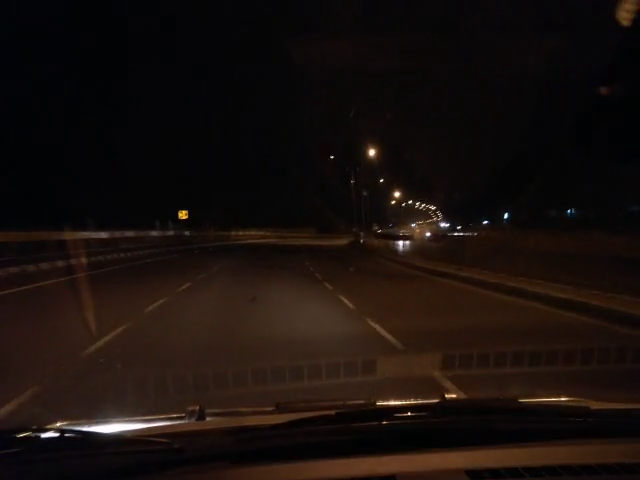
#> input picture frame 128 of LINE DETECTION/road3.mp4, 640 x 480 px
$ python test1.py
#> lines starting #> are read from the running program, lines starting #| are printed output that depends on the picture; after the words box and inside, x2 and y2 are one past the last pixel; in counts of white or black regions, pixels touching at a corner belong together
import cv2
import numpy as np
import matplotlib.pyplot as plt
import math
# from sklearn.cluster import DBSCAN
# from sklearn.preprocessing import MinMaxScaler
# from collections import defaultdict
from scipy.linalg import block_diag
import time
# from __future__ import division
class LaneTracker:
    def __init__(self, n_lanes, proc_noise_scale, meas_noise_scale, process_cov_parallel=0, proc_noise_type='white'):
#> called with n_lanes = 2, proc_noise_scale = 0.1, meas_noise_scale = 15, process_cov_parallel = 0, proc_noise_type = 'white'
        self.n_lanes = n_lanes
        self.meas_size = 4 * self.n_lanes
        self.state_size = self.meas_size * 2
        self.contr_size = 0

        self.kf = cv2.KalmanFilter(self.state_size, self.meas_size, self.contr_size)
        self.kf.transitionMatrix = np.eye(self.state_size, dtype=np.float32)
        self.kf.measurementMatrix = np.zeros((self.meas_size, self.state_size), np.float32)
        for i in range(self.meas_size):
            self.kf.measurementMatrix[i, i*2] = 1

        if proc_noise_type == 'white':
            block = np.matrix([[0.25, 0.5],
                               [0.5, 1.]], dtype=np.float32)
            self.kf.processNoiseCov = block_diag(*([block] * self.meas_size)) * proc_noise_scale
        if proc_noise_type == 'identity':
            self.kf.processNoiseCov = np.eye(self.state_size, dtype=np.float32) * proc_noise_scale
        for i in range(0, self.meas_size, 2):
            for j in range(1, self.n_lanes):
                self.kf.processNoiseCov[i, i+(j*8)] = process_cov_parallel
                self.kf.processNoiseCov[i+(j*8), i] = process_cov_parallel

        self.kf.measurementNoiseCov = np.eye(self.meas_size, dtype=np.float32) * meas_noise_scale

        self.kf.errorCovPre = np.eye(self.state_size)

        self.meas = np.zeros((self.meas_size, 1), np.float32)
        self.state = np.zeros((self.state_size, 1), np.float32)

        self.first_detected = False

    def _update_dt(self, dt):
        for i in range(0, self.state_size, 2):
            self.kf.transitionMatrix[i, i+1] = dt

    def _first_detect(self, lanes):
        for l, i in zip(lanes, range(0, self.state_size, 8)):
            self.state[i:i+8:2, 0] = l
        self.kf.statePost = self.state
        self.first_detected = True

    def update(self, lanes):
        if self.first_detected:
            for l, i in zip(lanes, range(0, self.meas_size, 4)):
                if l is not None:
                    self.meas[i:i+4, 0] = l
            self.kf.correct(self.meas)
        else:
            if lanes.count(None) == 0:
                self._first_detect(lanes)

    def predict(self, dt):
        if self.first_detected:
            self._update_dt(dt)
            state = self.kf.predict()
            lanes = []
            for i in range(0, len(state), 8):
                lanes.append((state[i], state[i+2], state[i+4], state[i+6]))
            return lanes
        else:
            return None
class LaneDetector:
    def __init__(self, road_horizon, prob_hough=True):
        self.prob_hough = prob_hough
        self.vote = 50
        self.roi_theta = 0.3
        self.road_horizon = road_horizon

    # [16 lines left out: function _standard_hough, not called in this run]

    def _base_distance(self, x1, y1, x2, y2, width):
        # compute the point where the give line crosses the base of the frame
        # return distance of that point from center of the frame
        if x2 == x1:
            return (width*0.5) - x1
        m = (y2-y1)/(x2-x1)
        c = y1 - m*x1
        base_cross = -c/m
        return (width*0.5) - base_cross

    def _scale_line(self, x1, y1, x2, y2, frame_height):
        # scale the farthest point of the segment to be on the drawing horizon
        if x1 == x2:
            if y1 < y2:
                y1 = self.road_horizon
                y2 = frame_height
                return x1, y1, x2, y2
            else:
                y2 = self.road_horizon
                y1 = frame_height
                return x1, y1, x2, y2
        if y1 < y2:
            m = (y1-y2)/(x1-x2)
            x1 = ((self.road_horizon-y1)/m) + x1
            y1 = self.road_horizon
            x2 = ((frame_height-y2)/m) + x2
            y2 = frame_height
        else:
            m = (y2-y1)/(x2-x1)
            x2 = ((self.road_horizon-y2)/m) + x2
            y2 = self.road_horizon
            x1 = ((frame_height-y1)/m) + x1
            y1 = frame_height
        return x1, y1, x2, y2

    def detect(self, frame):
        img = cv2.cvtColor(frame, cv2.COLOR_BGR2GRAY)

        roiy_end = frame.shape[0]
        roix_end = frame.shape[1]
        roi = img[self.road_horizon:roiy_end, 0:roix_end]
        cv2.imshow("sdf", roi)
        blur = cv2.medianBlur(roi, 5)
        contours = cv2.Canny(blur, 60, 120)
        cv2.imshow("ascs", contours)

        if self.prob_hough:
            lines = cv2.HoughLinesP(contours, 1, np.pi/180, self.vote, minLineLength=30, maxLineGap=100)
        else:
            lines = self.standard_hough(contours, self.vote)

        if lines is not None:
            # find nearest lines to center
            lines = lines+np.array([0, self.road_horizon, 0, self.road_horizon]).reshape((1, 1, 4))  # scale points from ROI coordinates to full frame coordinates
            left_bound = None
            right_bound = None
            for l in lines:
                # find the rightmost line of the left half of the frame and the leftmost line of the right half
                for x1, y1, x2, y2 in l:
                    theta = np.abs(np.arctan2((y2-y1), (x2-x1)))  # line angle WRT horizon
                    if theta > self.roi_theta:  # ignore lines with a small angle WRT horizon
                        dist = self._base_distance(x1, y1, x2, y2, frame.shape[1])
                        if left_bound is None and dist < 0:
                            left_bound = (x1, y1, x2, y2)
                            left_dist = dist
                        elif right_bound is None and dist > 0:
                            right_bound = (x1, y1, x2, y2)
                            right_dist = dist
                        elif left_bound is not None and 0 > dist > left_dist:
                            left_bound = (x1, y1, x2, y2)
                            left_dist = dist
                        elif right_bound is not None and 0 < dist < right_dist:
                            right_bound = (x1, y1, x2, y2)
                            right_dist = dist
            if left_bound is not None:
                left_bound = self._scale_line(left_bound[0], left_bound[1], left_bound[2], left_bound[3], frame.shape[0])
                cv2.line(img,(int(left_bound[0]),int(left_bound[1])),(int(left_bound[2]),int(left_bound[3])),255,6)
            if right_bound is not None:
                right_bound = self._scale_line(right_bound[0], right_bound[1], right_bound[2], right_bound[3], frame.shape[0])
                cv2.line(img,(int(right_bound[0]),int(right_bound[1])),(int(right_bound[2]),int(right_bound[3])),255,6)

            # cv2.imshow("sdvsv", img)
            # cv2.waitKey(0)
            return [left_bound, right_bound]
def region_of_interest(img, vertices):
    # Define a blank matrix that matches the image height/width.
    mask = np.zeros_like(img)

    # Retrieve the number of color channels of the image.
    #channel_count = img.shape[2]

    # color used to fill polygon
    match_mask_color = 255

    # Fill the polygon with white
    cv2.fillPoly(mask, vertices, (255,255,255))

    # Returning the image only where mask pixels match
    masked_image = cv2.bitwise_and(img, mask)


    return masked_image
# [27 lines left out: function gamma_correction, not called in this run]
def gamma_correction_auto(RGBimage,equalizeHist = False): #0.35
    originalFile = RGBimage.copy()
    red = RGBimage[:,:,2]
    green = RGBimage[:,:,1]
    blue = RGBimage[:,:,0]

    forLuminance = cv2.cvtColor(originalFile,cv2.COLOR_BGR2YUV)
    Y = forLuminance[:,:,0]
    totalPix = vidsize[0]* vidsize[1]
    summ = np.sum(Y[:,:])
    Yaverage = np.divide(totalPix,summ)
    #Yclipped = np.clip(Yaverage,0,1)
    epsilon = 1.19209e-007
    correct_param = np.divide(-0.3,np.log10([Yaverage + epsilon]))
    correct_param = 0.7 - correct_param

    red = red/255.0
    red = pow(red, correct_param)
    red = np.uint8(red*255)
    if equalizeHist:
        red = cv2.equalizeHist(red)

    green = green/255.0
    green = pow(green, correct_param)
    green = np.uint8(green*255)
    if equalizeHist:
        green = cv2.equalizeHist(green)


    blue = blue/255.0
    blue = pow(blue, correct_param)
    blue = np.uint8(blue*255)
    if equalizeHist:
        blue = cv2.equalizeHist(blue)


    output = cv2.merge((blue,green,red))
    #print(correct_param)
    return output
# [105 lines left out: functions hsv_filter, hough_transform, clustering, not called in this run]
def IPM(image,ROI_points):
    pts_src = np.array(ROI_points,dtype=float)
    size = (700,600,3)
    ipm_out = np.zeros(size, np.uint8)

    dst_points = np.array(
                       [
                        [0,0],
                        [size[0] - 1, 0],
                        [size[0] - 1, size[1] -1],
                        [0, size[1] - 1 ]
                        ], dtype=float
                       )
    h, status = cv2.findHomography(pts_src, dst_points)
    ipm_out = cv2.warpPerspective(image, h, size[0:2])
    ipm_out = cv2.rotate(ipm_out,cv2.ROTATE_90_COUNTERCLOCKWISE)

    return ipm_out
#capturing video
cap = cv2.VideoCapture('road3.mp4')
# vidsize = (640,480,3)

#out = cv2.VideoWriter('final_kalman_night.avi', -1, 40.0, None, True)

#defining corners for ROI
height = cap.get(cv2.CAP_PROP_FRAME_HEIGHT)
width = cap.get(cv2.CAP_PROP_FRAME_WIDTH)

topLeftPt = (0, height*(3.1/5))
topRightPt = (width, height*(3.1/5))

region_of_interest_points = [
(0, height),
#(0, height*(4.1/5)),
topLeftPt,
topRightPt,
#(width, height*(4.1/5)),
(width, height),
]

#defining color thresholds
min_val_y = np.array([15,80,190])
max_val_y = np.array([30,255,255])
min_val_w = np.array([0,0,195])
max_val_w = np.array([255, 80, 255])

ticks = 0

lt = LaneTracker(2, 0.1, 15)
ld = LaneDetector(100)


while True:
    precTick = ticks
    ticks = cv2.getTickCount()
    dt = (ticks - precTick) / cv2.getTickFrequency()
    ret, frame = cap.read()
#> frame is the input picture: shape (480, 640, 3); mean B, G, R 12.3, 15.7, 24.4
    if ret:
        vidsize = (frame.shape[1],frame.shape[0],3)
        start_time = time.time()
        # cv2.imshow("aaaaa", frame)
        # cv2.waitKey(0)
        gamma = gamma_correction_auto(frame,equalizeHist = False) #0.2
#> in gamma_correction_auto, `green = RGBimage[:,:,1]`:
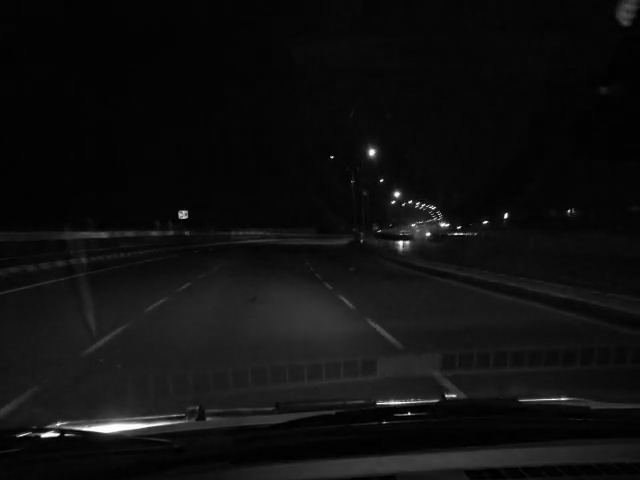
#> green: shape (480, 640); min 0, max 255, mean 15.7
#> in gamma_correction_auto, `summ = np.sum(Y[:,:])`: summ = 5487085
#> in gamma_correction_auto, `Yaverage = np.divide(totalPix,summ)`: Yaverage = 0.056
#> in gamma_correction_auto, `correct_param = np.divide(-0.3,np.log10([Yaverage + epsilon]))`: correct_param = [0.24]
#> in gamma_correction_auto, `correct_param = 0.7 - correct_param`: correct_param = [0.46]
#> in gamma_correction_auto, `blue = pow(blue, correct_param)`:
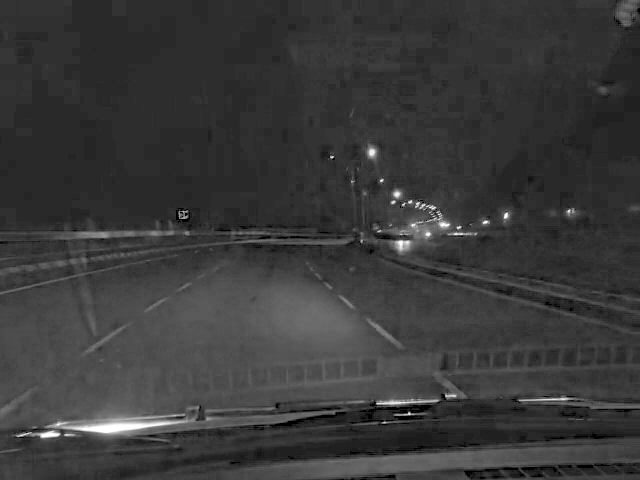
#> blue: shape (480, 640) float64; min 0, max 1, mean 0.229
#> in gamma_correction_auto, `output = cv2.merge((blue,green,red))`:
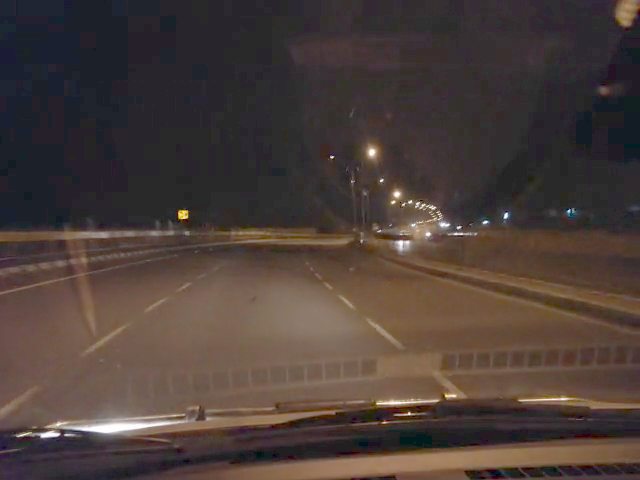
#> output: shape (480, 640, 3); mean of channels 0, 1, 2 57.7, 62.5, 75.7; drawn as B, G, R
        # cv2.imshow('gamma', np.hstack((frame,gamma)))
        # cv2.waitKey(0)
        cropped = region_of_interest(gamma, np.array([region_of_interest_points], np.int32))
#> in region_of_interest, `cv2.fillPoly(mask, vertices, (255,255,255))`:
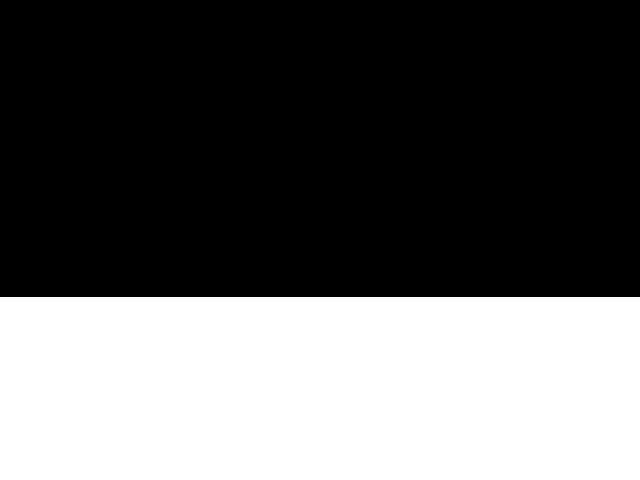
#> mask: shape (480, 640, 3); 38.1% white; 1 white region, box (x1, y1, x2, y2) and area: (0, 297, 640, 480) 117120
        # [6 lines of commented-out code are left out]
        predicted = lt.predict(dt)

        lanes = ld.detect(cropped)
#> in detect, `roi = img[self.road_horizon:roiy_end, 0:roix_end]`:
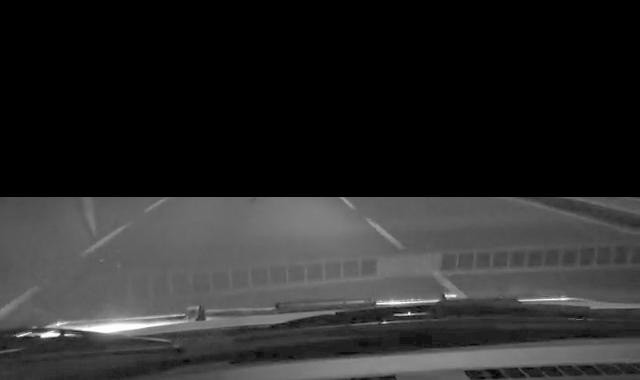
#> roi: shape (380, 640); min 0, max 254, mean 41.9
#> in detect, `contours = cv2.Canny(blur, 60, 120)`:
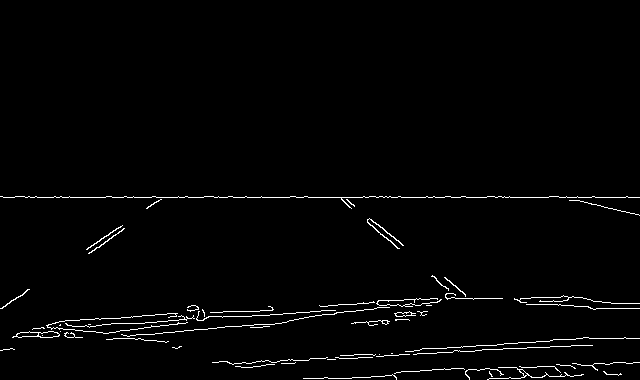
#> contours: shape (380, 640); 1.8% white in thin lines or dots, all inside (x1, y1, x2, y2) = (0, 196, 640, 380)
#> in detect, `lines = cv2.HoughLinesP(contours, 1, np.pi/180, self.vote, minLineLeng..`: lines = 32 rows, first 6: [3, 197, 639, 197], [229, 363, 586, 345], [20, 332, 502, 298], [65, 320, 494, 298], [229, 362, 588, 337], [0, 196, 627, 196]
#> in detect, `lines = lines+np.array([0, self.road_horizon, 0, self.road_horizon]).r..`: lines = 32 rows, first 6: [3, 297, 639, 297], [229, 463, 586, 445], [20, 432, 502, 398], [65, 420, 494, 398], [229, 462, 588, 437], [0, 296, 627, 296]
#> the loop in detect, `for l in lines:` made 32 passes
#> after the loop in detect, `for l in lines:`: left_bound = (2, 408, 154, 302); left_dist = -267.1; right_bound = (341, 299, 455, 395); right_dist = 334.1
#> in _scale_line, `m = (y2-y1)/(x2-x1)`: m = -0.697
#> in _scale_line, `x2 = ((self.road_horizon-y2)/m) + x2`: x2 = 443.7
#> in _scale_line, `x1 = ((frame_height-y1)/m) + x1`: x1 = -101.2
#> in detect, `left_bound = self._scale_line(left_bound[0], left_bound[1], left_bound..`: left_bound = (-101.2, 480, 443.7, 100)
#> in detect, `right_bound = self._scale_line(right_bound[0], right_bound[1], right_b..`: right_bound = (104.7, 100, 555.9, 480)
#> in detect, `cv2.line(img,(int(right_bound[0]),int(right_bound[1])),(int(right_boun..`:
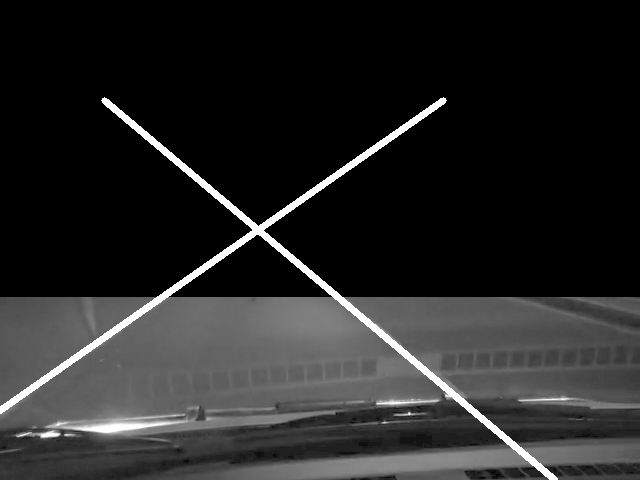
#> img: shape (480, 640); min 0, max 255, mean 38.5
#> lanes = [(-101.2, 480, 443.7, 100), (104.7, 100, 555.9, 480)]

        helper = np.zeros_like(frame)

        if predicted is not None:
            cv2.line(helper, (int(predicted[0][0]), int(predicted[0][1])), (int(predicted[0][2]), int(predicted[0][3])), (0, 255, 0), 2)
            cv2.line(helper, (int(predicted[1][0]), int(predicted[1][1])), (int(predicted[1][2]), int(predicted[1][3])), (0, 255, 0), 2)
        # if lanes is not None:
        #     cv2.line(helper, (int(lanes[0][0]), int(lanes[0][1])), (int(lanes[0][2]), int(lanes[0][3])), (0, 255, 0), 2)
        #     cv2.line(helper, (int(lanes[1][0]), int(lanes[1][1])), (int(lanes[1][2]), int(lanes[1][3])), (0, 255, 0), 2)

        helper[:int(helper.shape[0]*0.55),:] = 0
        frame = cv2.add(helper,frame)
#> helper: shape (480, 640, 3); every value is 0
        ipmout = IPM(helper,region_of_interest_points)
        lt.update(lanes)
#> the loop in _first_detect, `for l, i in zip(lanes, range(0, self.state_size, 8)):` made 2 passes
#> (l, i) on passes 1 to 2: ((-101.2, 480, 443.7, 100), 0), ((104.7, 100, 555.9, 480), 8)
#> after the loop in _first_detect, `for l, i in zip(lanes, range(0, self.state_size, 8)):`: self.state = [-101.2, 0, 480, 0, 443.7, 0, 100, 0, 104.7, 0, 100, 0, 555.9, 0, 480, 0]
        # [7 lines of commented-out code are left out]
        cv2.imshow('final', frame)
        cv2.imshow('IPM', ipmout)
        #out.write(frame)

        print("-----Duration: ", time.time()-start_time)
        k = cv2.waitKey(1) & 0xFF
#> (key q is pressed here)
        if k == ord('q'):
            break


cap.release()
cv2.destroyAllWindows()

$ run again, starting later in the video
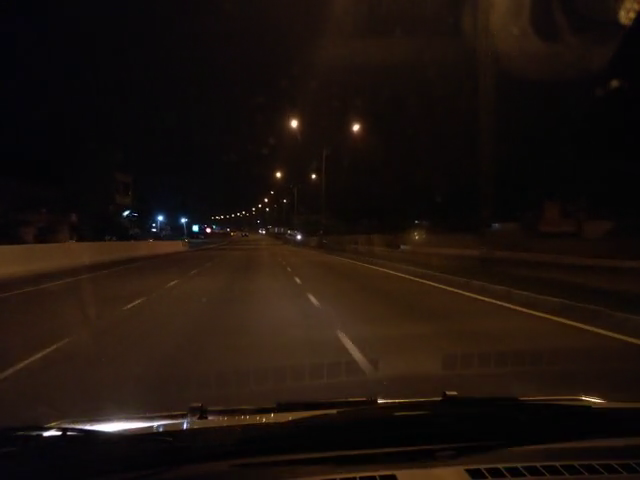
#> input picture frame 577 of LINE DETECTION/road3.mp4, 640 x 480 px
#> frame is the input picture: shape (480, 640, 3); mean B, G, R 12.8, 18.4, 28.7
#> forLuminance: shape (480, 640, 3); mean of channels 0, 1, 2 20.8, 124.1, 134.9
#> summ = 6388332
#> Yaverage = 0.0481
#> in gamma_correction_auto, `correct_param = np.divide(-0.3,np.log10([Yaverage + epsilon]))`: correct_param = [0.228]
#> in gamma_correction_auto, `correct_param = 0.7 - correct_param`: correct_param = [0.472]
#> mask: shape (480, 640, 3); 38.1% white; 1 white region, box (x1, y1, x2, y2) and area: (0, 297, 640, 480) 117120
#> in detect, `contours = cv2.Canny(blur, 60, 120)`:
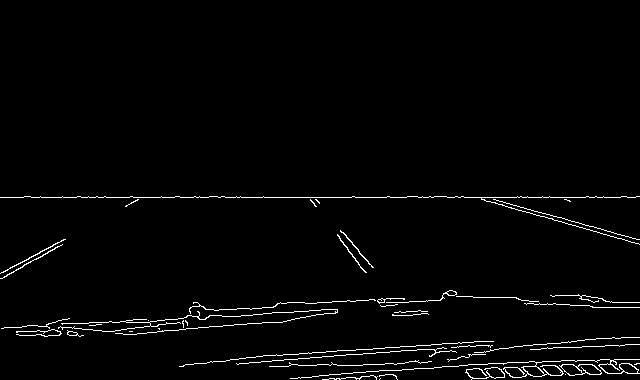
#> contours: shape (380, 640); 2.1% white in thin lines or dots, all inside (x1, y1, x2, y2) = (0, 196, 640, 380)
#> in detect, `lines = cv2.HoughLinesP(contours, 1, np.pi/180, self.vote, minLineLeng..`: lines = 36 rows, first 6: [0, 197, 635, 197], [181, 366, 492, 345], [27, 325, 385, 306], [185, 364, 636, 364], [210, 361, 493, 341], [536, 363, 609, 359]
#> in detect, `lines = lines+np.array([0, self.road_horizon, 0, self.road_horizon]).r..`: lines = 36 rows, first 6: [0, 297, 635, 297], [181, 466, 492, 445], [27, 425, 385, 406], [185, 464, 636, 464], [210, 461, 493, 441], [536, 463, 609, 459]
#> the loop in detect, `for l in lines:` made 36 passes
#> after the loop in detect, `for l in lines:`: left_bound = (0, 373, 138, 299); left_dist = -375.6; right_bound = (311, 300, 429, 456); right_dist = 235.9
#> in _scale_line, `m = (y2-y1)/(x2-x1)`: m = -0.536
#> in _scale_line, `x2 = ((self.road_horizon-y2)/m) + x2`: x2 = 509.1
#> in _scale_line, `x1 = ((frame_height-y1)/m) + x1`: x1 = -199.5
#> in detect, `left_bound = self._scale_line(left_bound[0], left_bound[1], left_bound..`: left_bound = (-199.5, 480, 509.1, 100)
#> in detect, `right_bound = self._scale_line(right_bound[0], right_bound[1], right_b..`: right_bound = (159.7, 100, 447.2, 480)
#> in detect, `cv2.line(img,(int(right_bound[0]),int(right_bound[1])),(int(right_boun..`:
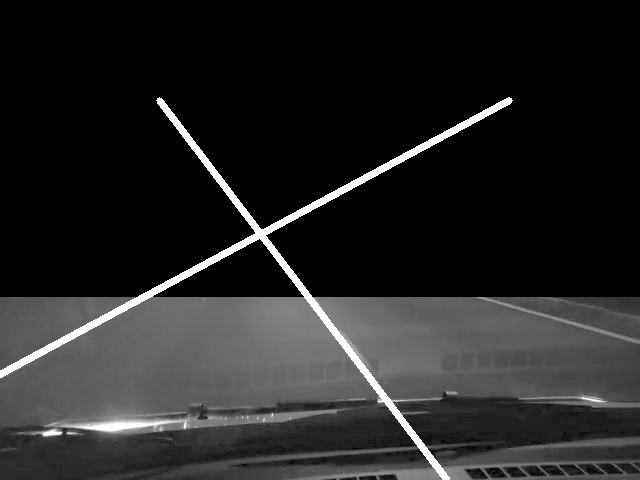
#> img: shape (480, 640); min 0, max 255, mean 36.6
#> lanes = [(-199.5, 480, 509.1, 100), (159.7, 100, 447.2, 480)]
#> helper: shape (480, 640, 3); every value is 0
#> the loop in _first_detect, `for l, i in zip(lanes, range(0, self.state_size, 8)):` made 2 passes
#> (l, i) on passes 1 to 2: ((-199.5, 480, 509.1, 100), 0), ((159.7, 100, 447.2, 480), 8)
#> after the loop in _first_detect, `for l, i in zip(lanes, range(0, self.state_size, 8)):`: self.state = [-199.5, 0, 480, 0, 509.1, 0, 100, 0, 159.7, 0, 100, 0, 447.2, 0, 480, 0]
